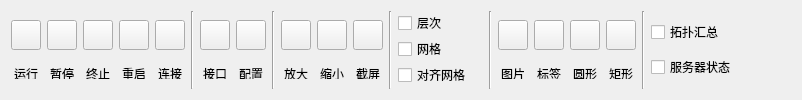
        <widget class="QWidget" name="tab_2">
         <attribute name="title">
          <string>工作台</string>
         </attribute>
         <layout class="QHBoxLayout" name="horizontalLayout_8">
          <item>
           <layout class="QHBoxLayout" name="horizontalLayout_7">
            <item>
             <layout class="QVBoxLayout" name="verticalLayout_10">
              <item>
               <widget class="QPushButton" name="uiStartAllAction">
                <property name="minimumSize">
                 <size>
                  <width>30</width>
                  <height>30</height>
                 </size>
                </property>
                <property name="maximumSize">
                 <size>
                  <width>30</width>
                  <height>30</height>
                 </size>
                </property>
                <property name="toolTip">
                 <string/>
                </property>
                <property name="statusTip">
                 <string>运行设备</string>
                </property>
                <property name="text">
                 <string/>
                </property>
                <property name="iconSize">
                 <size>
                  <width>25</width>
                  <height>25</height>
                 </size>
                </property>
               </widget>
              </item>
              <item>
               <widget class="QLabel" name="StartAllAction">
                <property name="minimumSize">
                 <size>
                  <width>30</width>
                  <height>14</height>
                 </size>
                </property>
                <property name="maximumSize">
                 <size>
                  <width>30</width>
                  <height>14</height>
                 </size>
                </property>
                <property name="text">
                 <string>&lt;html&gt;&lt;head/&gt;&lt;body&gt;&lt;p align=&quot;center&quot;&gt;运行&lt;/p&gt;&lt;/body&gt;&lt;/html&gt;</string>
                </property>
               </widget>
              </item>
             </layout>
            </item>
            <item>
             <layout class="QVBoxLayout" name="verticalLayout_33">
              <item>
               <widget class="QPushButton" name="uiSuspendAllAction">
                <property name="minimumSize">
                 <size>
                  <width>30</width>
                  <height>30</height>
                 </size>
                </property>
                <property name="maximumSize">
                 <size>
                  <width>30</width>
                  <height>30</height>
                 </size>
                </property>
                <property name="toolTip">
                 <string/>
                </property>
                <property name="statusTip">
                 <string>暂停设备</string>
                </property>
                <property name="text">
                 <string/>
                </property>
                <property name="iconSize">
                 <size>
                  <width>25</width>
                  <height>25</height>
                 </size>
                </property>
               </widget>
              </item>
              <item>
               <widget class="QLabel" name="SuspendAllAction">
                <property name="minimumSize">
                 <size>
                  <width>30</width>
                  <height>14</height>
                 </size>
                </property>
                <property name="maximumSize">
                 <size>
                  <width>30</width>
                  <height>14</height>
                 </size>
                </property>
                <property name="text">
                 <string>&lt;html&gt;&lt;head/&gt;&lt;body&gt;&lt;p align=&quot;center&quot;&gt;暂停&lt;/p&gt;&lt;/body&gt;&lt;/html&gt;</string>
                </property>
               </widget>
              </item>
             </layout>
            </item>
            <item>
             <layout class="QVBoxLayout" name="verticalLayout_34">
              <item>
               <widget class="QPushButton" name="uiStopAllAction">
                <property name="minimumSize">
                 <size>
                  <width>30</width>
                  <height>30</height>
                 </size>
                </property>
                <property name="maximumSize">
                 <size>
                  <width>30</width>
                  <height>30</height>
                 </size>
                </property>
                <property name="toolTip">
                 <string/>
                </property>
                <property name="statusTip">
                 <string>终止设备</string>
                </property>
                <property name="text">
                 <string/>
                </property>
                <property name="iconSize">
                 <size>
                  <width>25</width>
                  <height>25</height>
                 </size>
                </property>
               </widget>
              </item>
              <item>
               <widget class="QLabel" name="StopAllAction">
                <property name="minimumSize">
                 <size>
                  <width>30</width>
                  <height>14</height>
                 </size>
                </property>
                <property name="maximumSize">
                 <size>
                  <width>30</width>
                  <height>14</height>
                 </size>
                </property>
                <property name="text">
                 <string>&lt;html&gt;&lt;head/&gt;&lt;body&gt;&lt;p align=&quot;center&quot;&gt;终止&lt;/p&gt;&lt;/body&gt;&lt;/html&gt;</string>
                </property>
               </widget>
              </item>
             </layout>
            </item>
            <item>
             <layout class="QVBoxLayout" name="verticalLayout_32">
              <item>
               <widget class="QPushButton" name="uiReloadAllAction">
                <property name="minimumSize">
                 <size>
                  <width>30</width>
                  <height>30</height>
                 </size>
                </property>
                <property name="maximumSize">
                 <size>
                  <width>30</width>
                  <height>30</height>
                 </size>
                </property>
                <property name="toolTip">
                 <string/>
                </property>
                <property name="statusTip">
                 <string>重启设备</string>
                </property>
                <property name="text">
                 <string/>
                </property>
                <property name="iconSize">
                 <size>
                  <width>25</width>
                  <height>25</height>
                 </size>
                </property>
               </widget>
              </item>
              <item>
               <widget class="QLabel" name="ReloadAllAction">
                <property name="minimumSize">
                 <size>
                  <width>30</width>
                  <height>14</height>
                 </size>
                </property>
                <property name="maximumSize">
                 <size>
                  <width>30</width>
                  <height>14</height>
                 </size>
                </property>
                <property name="text">
                 <string>&lt;html&gt;&lt;head/&gt;&lt;body&gt;&lt;p align=&quot;center&quot;&gt;重启&lt;/p&gt;&lt;/body&gt;&lt;/html&gt;</string>
                </property>
               </widget>
              </item>
             </layout>
            </item>
            <item>
             <layout class="QVBoxLayout" name="verticalLayout_63">
              <item>
               <widget class="QPushButton" name="uiAddLinkAction">
                <property name="minimumSize">
                 <size>
                  <width>30</width>
                  <height>30</height>
                 </size>
                </property>
                <property name="maximumSize">
                 <size>
                  <width>30</width>
                  <height>30</height>
                 </size>
                </property>
                <property name="toolTip">
                 <string/>
                </property>
                <property name="statusTip">
                 <string>添加连接线</string>
                </property>
                <property name="text">
                 <string/>
                </property>
                <property name="iconSize">
                 <size>
                  <width>25</width>
                  <height>25</height>
                 </size>
                </property>
               </widget>
              </item>
              <item>
               <widget class="QLabel" name="AddLinkAction">
                <property name="minimumSize">
                 <size>
                  <width>30</width>
                  <height>14</height>
                 </size>
                </property>
                <property name="maximumSize">
                 <size>
                  <width>30</width>
                  <height>14</height>
                 </size>
                </property>
                <property name="text">
                 <string>&lt;html&gt;&lt;head/&gt;&lt;body&gt;&lt;p align=&quot;center&quot;&gt;连接&lt;/p&gt;&lt;/body&gt;&lt;/html&gt;</string>
                </property>
               </widget>
              </item>
             </layout>
            </item>
            <item>
             <widget class="Line" name="line_12">
              <property name="orientation">
               <enum>Qt::Vertical</enum>
              </property>
             </widget>
            </item>
            <item>
             <layout class="QVBoxLayout" name="verticalLayout_40">
              <item>
               <widget class="QPushButton" name="uiShowPortNamesAction">
                <property name="minimumSize">
                 <size>
                  <width>30</width>
                  <height>30</height>
                 </size>
                </property>
                <property name="maximumSize">
                 <size>
                  <width>30</width>
                  <height>30</height>
                 </size>
                </property>
                <property name="toolTip">
                 <string/>
                </property>
                <property name="statusTip">
                 <string>显示接口号</string>
                </property>
                <property name="text">
                 <string/>
                </property>
                <property name="iconSize">
                 <size>
                  <width>25</width>
                  <height>25</height>
                 </size>
                </property>
               </widget>
              </item>
              <item>
               <widget class="QLabel" name="ShowPortNamesAction">
                <property name="minimumSize">
                 <size>
                  <width>30</width>
                  <height>14</height>
                 </size>
                </property>
                <property name="maximumSize">
                 <size>
                  <width>30</width>
                  <height>14</height>
                 </size>
                </property>
                <property name="text">
                 <string>&lt;html&gt;&lt;head/&gt;&lt;body&gt;&lt;p align=&quot;center&quot;&gt;接口&lt;/p&gt;&lt;/body&gt;&lt;/html&gt;</string>
                </property>
               </widget>
              </item>
             </layout>
            </item>
            <item>
             <layout class="QVBoxLayout" name="verticalLayout_41">
              <item>
               <widget class="QPushButton" name="uiConfigAllAction">
                <property name="minimumSize">
                 <size>
                  <width>30</width>
                  <height>30</height>
                 </size>
                </property>
                <property name="maximumSize">
                 <size>
                  <width>30</width>
                  <height>30</height>
                 </size>
                </property>
                <property name="toolTip">
                 <string/>
                </property>
                <property name="statusTip">
                 <string>配置设备</string>
                </property>
                <property name="text">
                 <string/>
                </property>
                <property name="iconSize">
                 <size>
                  <width>25</width>
                  <height>25</height>
                 </size>
                </property>
               </widget>
              </item>
              <item>
               <widget class="QLabel" name="ConfigAllAction">
                <property name="minimumSize">
                 <size>
                  <width>30</width>
                  <height>14</height>
                 </size>
                </property>
                <property name="maximumSize">
                 <size>
                  <width>30</width>
                  <height>14</height>
                 </size>
                </property>
                <property name="text">
                 <string>&lt;html&gt;&lt;head/&gt;&lt;body&gt;&lt;p align=&quot;center&quot;&gt;配置&lt;/p&gt;&lt;/body&gt;&lt;/html&gt;</string>
                </property>
               </widget>
              </item>
             </layout>
            </item>
            <item>
             <widget class="Line" name="line_7">
              <property name="orientation">
               <enum>Qt::Vertical</enum>
              </property>
             </widget>
            </item>
            <item>
             <layout class="QVBoxLayout" name="verticalLayout_30">
              <item>
               <widget class="QPushButton" name="uiZoomInAction">
                <property name="minimumSize">
                 <size>
                  <width>30</width>
                  <height>30</height>
                 </size>
                </property>
                <property name="maximumSize">
                 <size>
                  <width>30</width>
                  <height>30</height>
                 </size>
                </property>
                <property name="toolTip">
                 <string/>
                </property>
                <property name="statusTip">
                 <string>放大视图</string>
                </property>
                <property name="text">
                 <string/>
                </property>
                <property name="iconSize">
                 <size>
                  <width>25</width>
                  <height>25</height>
                 </size>
                </property>
               </widget>
              </item>
              <item>
               <widget class="QLabel" name="ZoomInAction">
                <property name="minimumSize">
                 <size>
                  <width>30</width>
                  <height>14</height>
                 </size>
                </property>
                <property name="maximumSize">
                 <size>
                  <width>30</width>
                  <height>14</height>
                 </size>
                </property>
                <property name="text">
                 <string>&lt;html&gt;&lt;head/&gt;&lt;body&gt;&lt;p align=&quot;center&quot;&gt;放大&lt;/p&gt;&lt;/body&gt;&lt;/html&gt;</string>
                </property>
               </widget>
              </item>
             </layout>
            </item>
            <item>
             <layout class="QVBoxLayout" name="verticalLayout_35">
              <item>
               <widget class="QPushButton" name="uiZoomOutAction">
                <property name="minimumSize">
                 <size>
                  <width>30</width>
                  <height>30</height>
                 </size>
                </property>
                <property name="maximumSize">
                 <size>
                  <width>30</width>
                  <height>30</height>
                 </size>
                </property>
                <property name="toolTip">
                 <string/>
                </property>
                <property name="statusTip">
                 <string>缩小视图</string>
                </property>
                <property name="text">
                 <string/>
                </property>
                <property name="iconSize">
                 <size>
                  <width>25</width>
                  <height>25</height>
                 </size>
                </property>
               </widget>
              </item>
              <item>
               <widget class="QLabel" name="ZoomOutAction">
                <property name="minimumSize">
                 <size>
                  <width>30</width>
                  <height>14</height>
                 </size>
                </property>
                <property name="maximumSize">
                 <size>
                  <width>30</width>
                  <height>14</height>
                 </size>
                </property>
                <property name="text">
                 <string>&lt;html&gt;&lt;head/&gt;&lt;body&gt;&lt;p align=&quot;center&quot;&gt;缩小&lt;/p&gt;&lt;/body&gt;&lt;/html&gt;</string>
                </property>
               </widget>
              </item>
             </layout>
            </item>
            <item>
             <layout class="QVBoxLayout" name="verticalLayout_42">
              <item>
               <widget class="QPushButton" name="uiScreenshotAction">
                <property name="minimumSize">
                 <size>
                  <width>30</width>
                  <height>30</height>
                 </size>
                </property>
                <property name="maximumSize">
                 <size>
                  <width>30</width>
                  <height>30</height>
                 </size>
                </property>
                <property name="toolTip">
                 <string/>
                </property>
                <property name="statusTip">
                 <string>屏幕截取</string>
                </property>
                <property name="text">
                 <string/>
                </property>
                <property name="iconSize">
                 <size>
                  <width>25</width>
                  <height>25</height>
                 </size>
                </property>
               </widget>
              </item>
              <item>
               <widget class="QLabel" name="ScreenshotAction">
                <property name="minimumSize">
                 <size>
                  <width>30</width>
                  <height>14</height>
                 </size>
                </property>
                <property name="maximumSize">
                 <size>
                  <width>30</width>
                  <height>14</height>
                 </size>
                </property>
                <property name="text">
                 <string>&lt;html&gt;&lt;head/&gt;&lt;body&gt;&lt;p align=&quot;center&quot;&gt;截屏&lt;/p&gt;&lt;/body&gt;&lt;/html&gt;</string>
                </property>
               </widget>
              </item>
             </layout>
            </item>
            <item>
             <widget class="Line" name="line_8">
              <property name="orientation">
               <enum>Qt::Vertical</enum>
              </property>
             </widget>
            </item>
            <item>
             <layout class="QVBoxLayout" name="verticalLayout_8">
              <item>
               <widget class="QCheckBox" name="uiShowLayersAction">
                <property name="minimumSize">
                 <size>
                  <width>71</width>
                  <height>16</height>
                 </size>
                </property>
                <property name="maximumSize">
                 <size>
                  <width>71</width>
                  <height>16</height>
                 </size>
                </property>
                <property name="toolTip">
                 <string/>
                </property>
                <property name="statusTip">
                 <string>显示层次</string>
                </property>
                <property name="text">
                 <string>层次</string>
                </property>
               </widget>
              </item>
              <item>
               <widget class="QCheckBox" name="uiShowGridAction">
                <property name="minimumSize">
                 <size>
                  <width>71</width>
                  <height>16</height>
                 </size>
                </property>
                <property name="maximumSize">
                 <size>
                  <width>71</width>
                  <height>16</height>
                 </size>
                </property>
                <property name="toolTip">
                 <string/>
                </property>
                <property name="statusTip">
                 <string>显示网格</string>
                </property>
                <property name="text">
                 <string>网格</string>
                </property>
               </widget>
              </item>
              <item>
               <widget class="QCheckBox" name="uiSnapToGridAction">
                <property name="minimumSize">
                 <size>
                  <width>85</width>
                  <height>16</height>
                 </size>
                </property>
                <property name="maximumSize">
                 <size>
                  <width>71</width>
                  <height>16</height>
                 </size>
                </property>
                <property name="toolTip">
                 <string/>
                </property>
                <property name="statusTip">
                 <string>对齐网格</string>
                </property>
                <property name="text">
                 <string>对齐网格</string>
                </property>
               </widget>
              </item>
             </layout>
            </item>
            <item>
             <widget class="Line" name="line_9">
              <property name="orientation">
               <enum>Qt::Vertical</enum>
              </property>
             </widget>
            </item>
            <item>
             <layout class="QVBoxLayout" name="verticalLayout_37">
              <item>
               <widget class="QPushButton" name="uiInsertImageAction">
                <property name="minimumSize">
                 <size>
                  <width>30</width>
                  <height>30</height>
                 </size>
                </property>
                <property name="maximumSize">
                 <size>
                  <width>30</width>
                  <height>30</height>
                 </size>
                </property>
                <property name="toolTip">
                 <string/>
                </property>
                <property name="statusTip">
                 <string>插入图片</string>
                </property>
                <property name="text">
                 <string/>
                </property>
                <property name="iconSize">
                 <size>
                  <width>25</width>
                  <height>25</height>
                 </size>
                </property>
               </widget>
              </item>
              <item>
               <widget class="QLabel" name="InsertImageAction">
                <property name="minimumSize">
                 <size>
                  <width>30</width>
                  <height>14</height>
                 </size>
                </property>
                <property name="maximumSize">
                 <size>
                  <width>30</width>
                  <height>14</height>
                 </size>
                </property>
                <property name="text">
                 <string>&lt;html&gt;&lt;head/&gt;&lt;body&gt;&lt;p align=&quot;center&quot;&gt;图片&lt;/p&gt;&lt;/body&gt;&lt;/html&gt;</string>
                </property>
               </widget>
              </item>
             </layout>
            </item>
            <item>
             <layout class="QVBoxLayout" name="verticalLayout_36">
              <item>
               <widget class="QPushButton" name="uiAddNoteAction">
                <property name="minimumSize">
                 <size>
                  <width>30</width>
                  <height>30</height>
                 </size>
                </property>
                <property name="maximumSize">
                 <size>
                  <width>30</width>
                  <height>30</height>
                 </size>
                </property>
                <property name="toolTip">
                 <string/>
                </property>
                <property name="statusTip">
                 <string>添加标签</string>
                </property>
                <property name="text">
                 <string/>
                </property>
                <property name="iconSize">
                 <size>
                  <width>25</width>
                  <height>25</height>
                 </size>
                </property>
               </widget>
              </item>
              <item>
               <widget class="QLabel" name="AddNoteAction">
                <property name="minimumSize">
                 <size>
                  <width>30</width>
                  <height>14</height>
                 </size>
                </property>
                <property name="maximumSize">
                 <size>
                  <width>30</width>
                  <height>14</height>
                 </size>
                </property>
                <property name="text">
                 <string>&lt;html&gt;&lt;head/&gt;&lt;body&gt;&lt;p align=&quot;center&quot;&gt;标签&lt;/p&gt;&lt;/body&gt;&lt;/html&gt;</string>
                </property>
               </widget>
              </item>
             </layout>
            </item>
            <item>
             <layout class="QVBoxLayout" name="verticalLayout_38">
              <item>
               <widget class="QPushButton" name="uiDrawEllipseAction">
                <property name="minimumSize">
                 <size>
                  <width>30</width>
                  <height>30</height>
                 </size>
                </property>
                <property name="maximumSize">
                 <size>
                  <width>30</width>
                  <height>30</height>
                 </size>
                </property>
                <property name="toolTip">
                 <string/>
                </property>
                <property name="statusTip">
                 <string>添加圆形</string>
                </property>
                <property name="text">
                 <string/>
                </property>
                <property name="iconSize">
                 <size>
                  <width>25</width>
                  <height>25</height>
                 </size>
                </property>
               </widget>
              </item>
              <item>
               <widget class="QLabel" name="DrawEllipseAction">
                <property name="minimumSize">
                 <size>
                  <width>30</width>
                  <height>14</height>
                 </size>
                </property>
                <property name="maximumSize">
                 <size>
                  <width>30</width>
                  <height>14</height>
                 </size>
                </property>
                <property name="text">
                 <string>&lt;html&gt;&lt;head/&gt;&lt;body&gt;&lt;p align=&quot;center&quot;&gt;圆形&lt;/p&gt;&lt;/body&gt;&lt;/html&gt;</string>
                </property>
               </widget>
              </item>
             </layout>
            </item>
            <item>
             <layout class="QVBoxLayout" name="verticalLayout_39">
              <item>
               <widget class="QPushButton" name="uiDrawRectangleAction">
                <property name="minimumSize">
                 <size>
                  <width>30</width>
                  <height>30</height>
                 </size>
                </property>
                <property name="maximumSize">
                 <size>
                  <width>30</width>
                  <height>30</height>
                 </size>
                </property>
                <property name="toolTip">
                 <string/>
                </property>
                <property name="statusTip">
                 <string>添加矩形</string>
                </property>
                <property name="text">
                 <string/>
                </property>
                <property name="iconSize">
                 <size>
                  <width>25</width>
                  <height>25</height>
                 </size>
                </property>
               </widget>
              </item>
              <item>
               <widget class="QLabel" name="DrawRectangleAction">
                <property name="minimumSize">
                 <size>
                  <width>30</width>
                  <height>14</height>
                 </size>
                </property>
                <property name="maximumSize">
                 <size>
                  <width>30</width>
                  <height>14</height>
                 </size>
                </property>
                <property name="text">
                 <string>&lt;html&gt;&lt;head/&gt;&lt;body&gt;&lt;p align=&quot;center&quot;&gt;矩形&lt;/p&gt;&lt;/body&gt;&lt;/html&gt;</string>
                </property>
               </widget>
              </item>
             </layout>
            </item>
            <item>
             <widget class="Line" name="line_10">
              <property name="orientation">
               <enum>Qt::Vertical</enum>
              </property>
             </widget>
            </item>
            <item>
             <layout class="QVBoxLayout" name="verticalLayout_9">
              <item>
               <widget class="QCheckBox" name="uiShowTopology">
                <property name="minimumSize">
                 <size>
                  <width>100</width>
                  <height>16</height>
                 </size>
                </property>
                <property name="maximumSize">
                 <size>
                  <width>100</width>
                  <height>16</height>
                 </size>
                </property>
                <property name="contextMenuPolicy">
                 <enum>Qt::DefaultContextMenu</enum>
                </property>
                <property name="text">
                 <string>拓扑汇总   </string>
                </property>
               </widget>
              </item>
              <item>
               <widget class="QCheckBox" name="uiShowServer">
                <property name="minimumSize">
                 <size>
                  <width>100</width>
                  <height>16</height>
                 </size>
                </property>
                <property name="maximumSize">
                 <size>
                  <width>100</width>
                  <height>16</height>
                 </size>
                </property>
                <property name="text">
                 <string>服务器状态 </string>
                </property>
               </widget>
              </item>
             </layout>
            </item>
            <item>
             <layout class="QVBoxLayout" name="verticalLayout_44"/>
            </item>
            <item>
             <layout class="QVBoxLayout" name="verticalLayout_43"/>
            </item>
            <item>
             <spacer name="horizontalSpacer_3">
              <property name="orientation">
               <enum>Qt::Horizontal</enum>
              </property>
              <property name="sizeHint" stdset="0">
               <size>
                <width>40</width>
                <height>20</height>
               </size>
              </property>
             </spacer>
            </item>
           </layout>
          </item>
         </layout>
        </widget>
